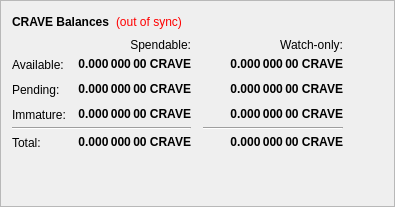
        <widget class="QFrame" name="frame">
         <property name="maximumSize">
          <size>
           <width>400</width>
           <height>16777215</height>
          </size>
         </property>
         <property name="frameShape">
          <enum>QFrame::StyledPanel</enum>
         </property>
         <property name="frameShadow">
          <enum>QFrame::Raised</enum>
         </property>
         <layout class="QVBoxLayout" name="verticalLayout_4">
          <item>
           <layout class="QHBoxLayout" name="horizontalLayout_4">
            <item>
             <widget class="QLabel" name="label_5">
              <property name="font">
               <font>
                <weight>75</weight>
                <bold>true</bold>
               </font>
              </property>
              <property name="text">
               <string>CRAVE Balances</string>
              </property>
             </widget>
            </item>
            <item>
             <widget class="QLabel" name="labelWalletStatus">
              <property name="cursor">
               <cursorShape>WhatsThisCursor</cursorShape>
              </property>
              <property name="toolTip">
               <string>The displayed information may be out of date. Your wallet automatically synchronizes with the Crave network after a connection is established, but this process has not completed yet.</string>
              </property>
              <property name="styleSheet">
               <string notr="true">QLabel { color: red; }</string>
              </property>
              <property name="text">
               <string notr="true">(out of sync)</string>
              </property>
              <property name="alignment">
               <set>Qt::AlignLeading|Qt::AlignLeft|Qt::AlignVCenter</set>
              </property>
             </widget>
            </item>
            <item>
             <spacer name="horizontalSpacer_3">
              <property name="orientation">
               <enum>Qt::Horizontal</enum>
              </property>
              <property name="sizeHint" stdset="0">
               <size>
                <width>40</width>
                <height>20</height>
               </size>
              </property>
             </spacer>
            </item>
           </layout>
          </item>
          <item>
           <layout class="QGridLayout" name="gridLayout" rowminimumheight="0,25,25,25,0,25">
            <property name="sizeConstraint">
             <enum>QLayout::SetFixedSize</enum>
            </property>
            <property name="horizontalSpacing">
             <number>12</number>
            </property>
            <property name="verticalSpacing">
             <number>0</number>
            </property>
            <item row="2" column="2">
             <widget class="QLabel" name="labelWatchPending">
              <property name="font">
               <font>
                <weight>75</weight>
                <bold>true</bold>
               </font>
              </property>
              <property name="cursor">
               <cursorShape>IBeamCursor</cursorShape>
              </property>
              <property name="toolTip">
               <string>Unconfirmed transactions to watch-only addresses</string>
              </property>
              <property name="text">
               <string notr="true">0.000 000 00 CRAVE</string>
              </property>
              <property name="alignment">
               <set>Qt::AlignRight|Qt::AlignTrailing|Qt::AlignVCenter</set>
              </property>
              <property name="textInteractionFlags">
               <set>Qt::LinksAccessibleByMouse|Qt::TextSelectableByKeyboard|Qt::TextSelectableByMouse</set>
              </property>
             </widget>
            </item>
            <item row="2" column="1">
             <widget class="QLabel" name="labelUnconfirmed">
              <property name="font">
               <font>
                <weight>75</weight>
                <bold>true</bold>
               </font>
              </property>
              <property name="cursor">
               <cursorShape>IBeamCursor</cursorShape>
              </property>
              <property name="toolTip">
               <string>Total of transactions that have yet to be confirmed, and do not yet count toward the spendable balance</string>
              </property>
              <property name="text">
               <string notr="true">0.000 000 00 CRAVE</string>
              </property>
              <property name="alignment">
               <set>Qt::AlignRight|Qt::AlignTrailing|Qt::AlignVCenter</set>
              </property>
              <property name="textInteractionFlags">
               <set>Qt::LinksAccessibleByMouse|Qt::TextSelectableByKeyboard|Qt::TextSelectableByMouse</set>
              </property>
             </widget>
            </item>
            <item row="3" column="2">
             <widget class="QLabel" name="labelWatchImmature">
              <property name="font">
               <font>
                <weight>75</weight>
                <bold>true</bold>
               </font>
              </property>
              <property name="cursor">
               <cursorShape>IBeamCursor</cursorShape>
              </property>
              <property name="toolTip">
               <string>Staked or masternode rewards in watch-only addresses that has not yet matured</string>
              </property>
              <property name="text">
               <string notr="true">0.000 000 00 CRAVE</string>
              </property>
              <property name="alignment">
               <set>Qt::AlignRight|Qt::AlignTrailing|Qt::AlignVCenter</set>
              </property>
              <property name="textInteractionFlags">
               <set>Qt::LinksAccessibleByMouse|Qt::TextSelectableByKeyboard|Qt::TextSelectableByMouse</set>
              </property>
             </widget>
            </item>
            <item row="4" column="0" colspan="2">
             <widget class="Line" name="lineSpendableBalance">
              <property name="orientation">
               <enum>Qt::Horizontal</enum>
              </property>
             </widget>
            </item>
            <item row="4" column="2">
             <widget class="Line" name="lineWatchBalance">
              <property name="sizePolicy">
               <sizepolicy hsizetype="Preferred" vsizetype="Fixed">
                <horstretch>0</horstretch>
                <verstretch>0</verstretch>
               </sizepolicy>
              </property>
              <property name="minimumSize">
               <size>
                <width>140</width>
                <height>0</height>
               </size>
              </property>
              <property name="orientation">
               <enum>Qt::Horizontal</enum>
              </property>
             </widget>
            </item>
            <item row="5" column="0">
             <widget class="QLabel" name="labelTotalText">
              <property name="sizePolicy">
               <sizepolicy hsizetype="Preferred" vsizetype="Fixed">
                <horstretch>0</horstretch>
                <verstretch>0</verstretch>
               </sizepolicy>
              </property>
              <property name="maximumSize">
               <size>
                <width>16777215</width>
                <height>25</height>
               </size>
              </property>
              <property name="baseSize">
               <size>
                <width>0</width>
                <height>25</height>
               </size>
              </property>
              <property name="text">
               <string>Total:</string>
              </property>
             </widget>
            </item>
            <item row="3" column="1">
             <widget class="QLabel" name="labelImmature">
              <property name="font">
               <font>
                <weight>75</weight>
                <bold>true</bold>
               </font>
              </property>
              <property name="cursor">
               <cursorShape>IBeamCursor</cursorShape>
              </property>
              <property name="toolTip">
               <string>Staked or masternode rewards that has not yet matured</string>
              </property>
              <property name="text">
               <string notr="true">0.000 000 00 CRAVE</string>
              </property>
              <property name="alignment">
               <set>Qt::AlignRight|Qt::AlignTrailing|Qt::AlignVCenter</set>
              </property>
              <property name="textInteractionFlags">
               <set>Qt::LinksAccessibleByMouse|Qt::TextSelectableByKeyboard|Qt::TextSelectableByMouse</set>
              </property>
             </widget>
            </item>
            <item row="2" column="3">
             <spacer name="horizontalSpacer_2">
              <property name="orientation">
               <enum>Qt::Horizontal</enum>
              </property>
              <property name="sizeHint" stdset="0">
               <size>
                <width>40</width>
                <height>2</height>
               </size>
              </property>
             </spacer>
            </item>
            <item row="3" column="0">
             <widget class="QLabel" name="labelImmatureText">
              <property name="maximumSize">
               <size>
                <width>16777215</width>
                <height>25</height>
               </size>
              </property>
              <property name="text">
               <string>Immature:</string>
              </property>
             </widget>
            </item>
            <item row="5" column="1">
             <widget class="QLabel" name="labelTotal">
              <property name="font">
               <font>
                <weight>75</weight>
                <bold>true</bold>
               </font>
              </property>
              <property name="cursor">
               <cursorShape>IBeamCursor</cursorShape>
              </property>
              <property name="toolTip">
               <string>Your current total balance</string>
              </property>
              <property name="text">
               <string notr="true">0.000 000 00 CRAVE</string>
              </property>
              <property name="alignment">
               <set>Qt::AlignRight|Qt::AlignTrailing|Qt::AlignVCenter</set>
              </property>
              <property name="textInteractionFlags">
               <set>Qt::LinksAccessibleByMouse|Qt::TextSelectableByKeyboard|Qt::TextSelectableByMouse</set>
              </property>
             </widget>
            </item>
            <item row="5" column="2">
             <widget class="QLabel" name="labelWatchTotal">
              <property name="font">
               <font>
                <weight>75</weight>
                <bold>true</bold>
               </font>
              </property>
              <property name="cursor">
               <cursorShape>IBeamCursor</cursorShape>
              </property>
              <property name="toolTip">
               <string>Current total balance in watch-only addresses</string>
              </property>
              <property name="text">
               <string notr="true">0.000 000 00 CRAVE</string>
              </property>
              <property name="alignment">
               <set>Qt::AlignRight|Qt::AlignTrailing|Qt::AlignVCenter</set>
              </property>
              <property name="textInteractionFlags">
               <set>Qt::LinksAccessibleByMouse|Qt::TextSelectableByKeyboard|Qt::TextSelectableByMouse</set>
              </property>
             </widget>
            </item>
            <item row="0" column="2">
             <widget class="QLabel" name="labelWatchonly">
              <property name="text">
               <string>Watch-only:</string>
              </property>
              <property name="alignment">
               <set>Qt::AlignRight|Qt::AlignTrailing|Qt::AlignVCenter</set>
              </property>
             </widget>
            </item>
            <item row="1" column="0">
             <widget class="QLabel" name="labelBalanceText">
              <property name="sizePolicy">
               <sizepolicy hsizetype="Preferred" vsizetype="Fixed">
                <horstretch>0</horstretch>
                <verstretch>0</verstretch>
               </sizepolicy>
              </property>
              <property name="maximumSize">
               <size>
                <width>16777215</width>
                <height>25</height>
               </size>
              </property>
              <property name="baseSize">
               <size>
                <width>0</width>
                <height>25</height>
               </size>
              </property>
              <property name="text">
               <string>Available:</string>
              </property>
             </widget>
            </item>
            <item row="1" column="1">
             <widget class="QLabel" name="labelBalance">
              <property name="font">
               <font>
                <weight>75</weight>
                <bold>true</bold>
               </font>
              </property>
              <property name="cursor">
               <cursorShape>IBeamCursor</cursorShape>
              </property>
              <property name="toolTip">
               <string>Your current spendable balance</string>
              </property>
              <property name="text">
               <string notr="true">0.000 000 00 CRAVE</string>
              </property>
              <property name="alignment">
               <set>Qt::AlignRight|Qt::AlignTrailing|Qt::AlignVCenter</set>
              </property>
              <property name="textInteractionFlags">
               <set>Qt::LinksAccessibleByMouse|Qt::TextSelectableByKeyboard|Qt::TextSelectableByMouse</set>
              </property>
             </widget>
            </item>
            <item row="1" column="2">
             <widget class="QLabel" name="labelWatchAvailable">
              <property name="font">
               <font>
                <weight>75</weight>
                <bold>true</bold>
               </font>
              </property>
              <property name="cursor">
               <cursorShape>IBeamCursor</cursorShape>
              </property>
              <property name="toolTip">
               <string>Your current balance in watch-only addresses</string>
              </property>
              <property name="text">
               <string notr="true">0.000 000 00 CRAVE</string>
              </property>
              <property name="alignment">
               <set>Qt::AlignRight|Qt::AlignTrailing|Qt::AlignVCenter</set>
              </property>
              <property name="textInteractionFlags">
               <set>Qt::LinksAccessibleByMouse|Qt::TextSelectableByKeyboard|Qt::TextSelectableByMouse</set>
              </property>
             </widget>
            </item>
            <item row="2" column="0">
             <widget class="QLabel" name="labelPendingText">
              <property name="sizePolicy">
               <sizepolicy hsizetype="Preferred" vsizetype="Fixed">
                <horstretch>0</horstretch>
                <verstretch>0</verstretch>
               </sizepolicy>
              </property>
              <property name="maximumSize">
               <size>
                <width>16777215</width>
                <height>25</height>
               </size>
              </property>
              <property name="baseSize">
               <size>
                <width>0</width>
                <height>25</height>
               </size>
              </property>
              <property name="text">
               <string>Pending:</string>
              </property>
             </widget>
            </item>
            <item row="0" column="1">
             <widget class="QLabel" name="labelSpendable">
              <property name="text">
               <string>Spendable:</string>
              </property>
              <property name="alignment">
               <set>Qt::AlignRight|Qt::AlignTrailing|Qt::AlignVCenter</set>
              </property>
             </widget>
            </item>
           </layout>
          </item>
          <item>
           <spacer name="verticalSpacer_4">
            <property name="orientation">
             <enum>Qt::Vertical</enum>
            </property>
            <property name="sizeHint" stdset="0">
             <size>
              <width>20</width>
              <height>40</height>
             </size>
            </property>
           </spacer>
          </item>
         </layout>
        </widget>
